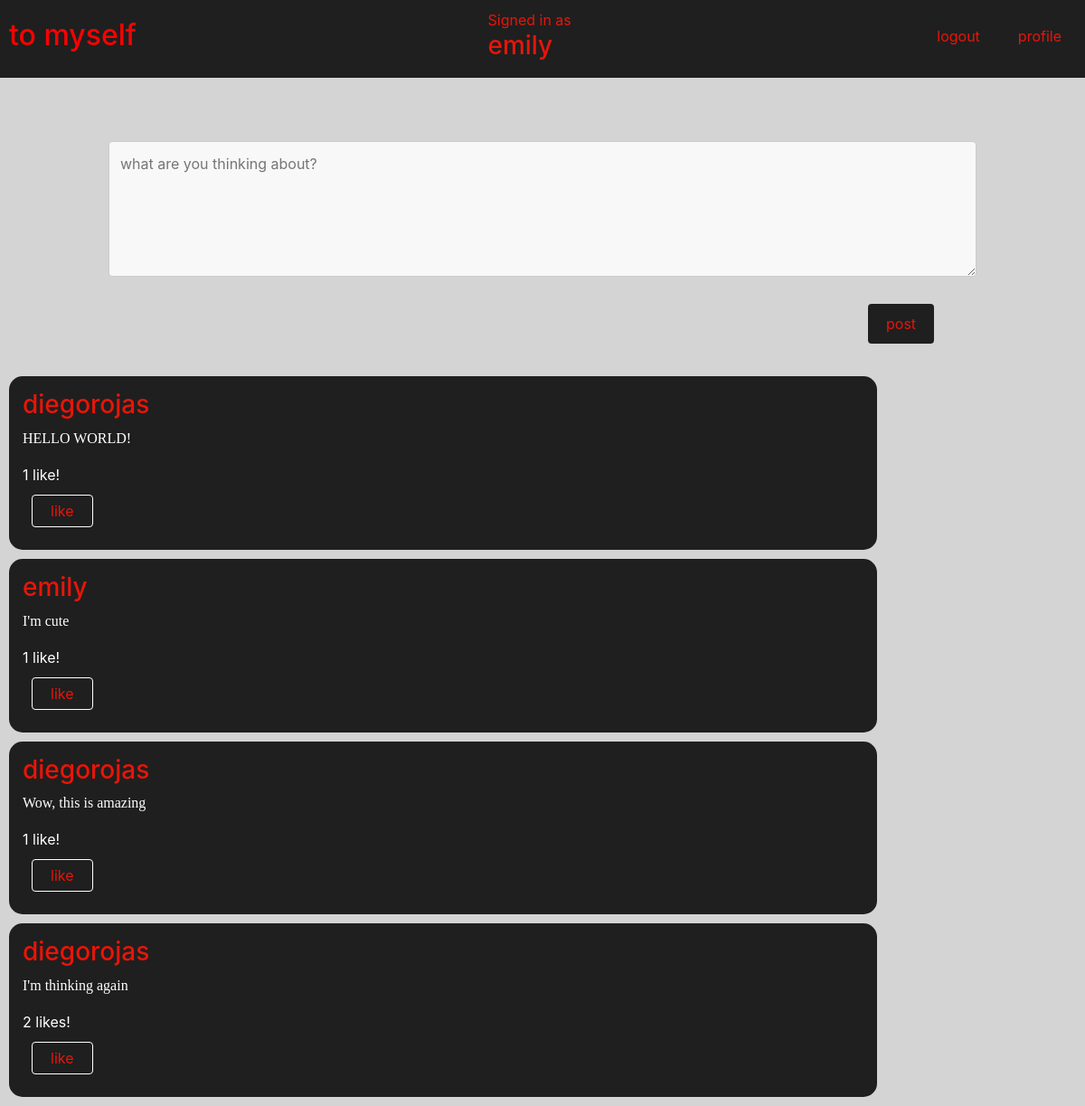
Screenshot of /blog/ (signed in) with the database file from the repository.
### blog/models.py (models this page shows, shortened)
class User(AbstractUser):
    biography = models.TextField(blank=True, max_length=124)

class Thought(models.Model):
    user = models.ForeignKey(User, on_delete=models.CASCADE, related_name="user")
    datetime = models.CharField(max_length=64)
    text = models.TextField(max_length=640)
    likes = models.ManyToManyField(User, blank=True, related_name="thought")

### blog/views.py (the view)
# urls.py: path('', views.index, name="index"),
@login_required(login_url='login/')
def index(request):
    thoughts = Thought.objects.all()
    context = {
        'thoughts': thoughts.order_by("-datetime").all
    }
    return render(request, 'blog/index.html', context)

### blog/templates/blog/index.html (shortened to what this page needs)
{% extends 'blog/layout.html' %}
{% load static %}
{% block body %}
{% if user.is_authenticated %}
<div class="thought_div">
    <form class="thought_form" action="{% url 'post' %}" method="post">
        <textarea name="thought" class="thought" type="text" placeholder="what are you thinking about?"></textarea>
        <br><br>
        <input class="button-thought" type="submit" value="post">
    </form>
</div>
    {% for thought in thoughts %}
    <div class="entry">
        <div class="thought_div">
        <h3 style="color: #e81509;"> {{thought.user}} </h3>
        <p class="thought_text" >{{thought.text}}</p>
    </div>
        {% if thought.likes.all|length > 1 or thought.likes.all|length == 0 %}
    <div class="likes_parent">
        <a id="likes_amount"> {{thought.likes.all|length}} likes!</a>
        {% else %}
         <a id="likes_amount"> {{thought.likes.all|length}} like!</a>
         {% endif %}
        <form  class="newform" method="post" action="{% url 'likes' thought.id %}">
            <input class="button" type="submit" value="like">
        </form>
        </div>
    </div>
    {% endfor %}
{% endif %}
{% endblock %}

### blog/templates/blog/layout.html (shortened to what this page needs)
{% load static %}
<!DOCTYPE html>
<html lang="en">
    <head>
        <link rel="stylesheet" href="https://stackpath.bootstrapcdn.com/bootstrap/4.4.1/css/bootstrap.min.css">
        <link href="{% static 'blog/styles.css' %}" rel="stylesheet">
    </head>
    <body>
        <div class="navigation">
            <a href="{% url 'index' %}"> <h2 style="padding: 10px 5px; color: red;"> to myself </h2></a>
            <div>
                {% if user.is_authenticated %}
                    Signed in as <h3> {{user.username}}</h3>
                {% else %}
                    Not signed in.
                {% endif %}
            </div>
            <ul class="nav">
                {% if user.is_authenticated %}
                <li class="nav-item">
                    <a class="nav-link" href="{% url 'logout_view' %}"> logout</a>
                </li>
                <li class="nav-item">
                    <a id="profile" class="nav-link" href="{% url 'profile' %}"> profile </a>
                </li>
                {% endif %}
            </ul>
        </div>
    {% block body %}
    {% endblock %}
    </body>
</html>

### blog/static/blog/styles.css (style rules this page uses)
.navigation { display: flex; justify-content: space-between; padding: 10px 5px; background-color: #1f1f1f; color: #e81509 }
.nav-item { padding: 10px 5px; color: #e81509; text-decoration: none; }
.nav-link { text-decoration: none; color: #e81509; }
.thought_form { padding: 70px 0; text-align: center; margin: auto; }
body { background-color: #d4d4d4; }
.thought { width: 80%; padding: 12px; border: 1px solid #ccc; border-radius: 4px; box-sizing: border-box; resize: vertical; }
.button-thought { background-color: #1f1f1f; color: #e81509; padding: 10px 20px; border: none; float: inline-end; border-radius: 4px; cursor: pointer; position: absolute; left: 80%; }
.entry { width: 80%; padding: 15px; background-color: #1f1f1f; color: white; margin: 10px; border-radius: 15px; }
.thought_text { font-family: 'Times New Roman', Times, serif; }
.newform { padding: 10px; }
textarea { width: 100%; height: 150px; padding: 12px 20px; box-sizing: border-box; border: 2px solid #ccc; border-radius: 4px; background-color: #f8f8f8; resize: none; }
.button { background-color: #1f1f1f; color: #e81509; padding: 5px 20px; border: solid white 1px; border-radius: 4px; cursor: pointer; }

### rows the page displays
User: username "emily"
Thought: user "diegorojas", text "HELLO WORLD!", likes.all|length "1"
Thought: user "emily", text "I'm cute", likes.all|length "1"
Thought: user "diegorojas", text "Wow, this is amazing", likes.all|length "1"
Thought: user "diegorojas", text "I'm thinking again", likes.all|length "2"
